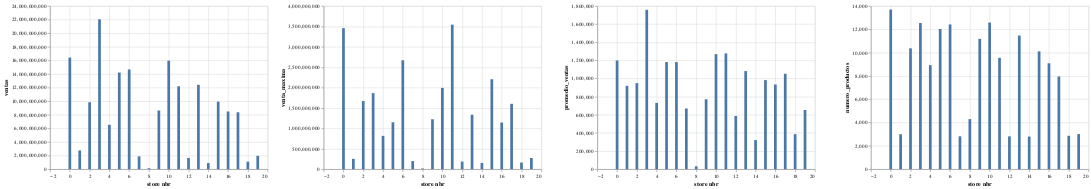

Notebook code cell kept with this figure:
### Code cell
alt.Chart(aux1).mark_bar().encode(
    x = alt.X("store_nbr",title= "store nbr"),
    y = alt.Y(alt.repeat("column"),type = "quantitative" )).repeat(column = ['ventas','venta_maxima','promedio_ventas','numero_productos'])

### Figure 1 — Vega-Lite specification as saved in the notebook (floating-point values rounded to 4 significant figures)
{"config": {"view": {"continuousWidth": 400, "continuousHeight": 300}}, "repeat": {"column": ["ventas", "venta_maxima", "promedio_ventas", "numero_productos"]}, "spec": {"data": {"name": "data-e2caafc474d6e209f6dc8901f946161e"}, "mark": "bar", "encoding": {"x": {"type": "quantitative", "field": "store_nbr", "title": "store nbr"}, "y": {"type": "quantitative", "field": {"repeat": "column"}}}}, "$schema": "https://vega.github.io/schema/vega-lite/v4.8.1.json", "datasets": {"data-e2caafc474d6e209f6dc8901f946161e": [{"store_nbr": 0, "ventas": 16418267518, "promedio_ventas": 1199000.0, "numero_productos": 13695, "venta_maxima": 3456864833, "qadim_total": 10397914}, {"store_nbr": 1, "ventas": 2758606898, "promedio_ventas": 919500.0, "numero_productos": 3000, "venta_maxima": 253721858, "qadim_total": 2307764}, {"store_nbr": 2, "ventas": 9839365575, "promedio_ventas": 949200.0, "numero_productos": 10366, "venta_maxima": 1670239384, "qadim_total": 6130267}, {"store_nbr": 3, "ventas": 22041054712, "promedio_ventas": 1758000.0, "numero_productos": 12538, "venta_maxima": 1864124874, "qadim_total": 13073037}, {"store_nbr": 4, "ventas": 6525964541, "promedio_ventas": 731000.0, "numero_productos": 8927, "venta_maxima": 816838159, "qadim_total": 4643232}, {"store_nbr": 5, "ventas": 14213615219, "promedio_ventas": 1182000.0, "numero_productos": 12027, "venta_maxima": 1149635274, "qadim_total": 8823629}, {"store_nbr": 6, "ventas": 14667332946, "promedio_ventas": 1181000.0, "numero_productos": 12416, "venta_maxima": 2669139921, "qadim_total": 7748287}, {"store_nbr": 7, "ventas": 1889048119, "promedio_ventas": 669400.0, "numero_productos": 2822, "venta_maxima": 198867934, "qadim_total": 1628675}, {"store_nbr": 8, "ventas": 136694827, "promedio_ventas": 31820.0, "numero_productos": 4296, "venta_maxima": 17507657, "qadim_total": 88906}, {"store_nbr": 9, "ventas": 8628709994, "promedio_ventas": 771700.0, "numero_productos": 11181, "venta_maxima": 1223976237, "qadim_total": 5033038}, {"store_nbr": 10, "ventas": 15956519833, "promedio_ventas": 1269000.0, "numero_productos": 12579, "venta_maxima": 1992699241, "qadim_total": 8412116}, {"store_nbr": 11, "ventas": 12196295877, "promedio_ventas": 1277000.0, "numero_productos": 9551, "venta_maxima": 3542187875, "qadim_total": 5930142}, {"store_nbr": 12, "ventas": 1650243864, "promedio_ventas": 586400.0, "numero_productos": 2814, "venta_maxima": 186652528, "qadim_total": 1334077}, {"store_nbr": 13, "ventas": 12408663821, "promedio_ventas": 1082000.0, "numero_productos": 11467, "venta_maxima": 1334203270, "qadim_total": 7604030}, {"store_nbr": 14, "ventas": 898311574, "promedio_ventas": 320900.0, "numero_productos": 2799, "venta_maxima": 153312254, "qadim_total": 863317}, {"store_nbr": 15, "ventas": 9935473194, "promedio_ventas": 982500.0, "numero_productos": 10112, "venta_maxima": 2204794353, "qadim_total": 5763505}, {"store_nbr": 16, "ventas": 8484774638, "promedio_ventas": 934000.0, "numero_productos": 9084, "venta_maxima": 1143359057, "qadim_total": 5676432}, {"store_nbr": 17, "ventas": 8367446284, "promedio_ventas": 1052000.0, "numero_productos": 7952, "venta_maxima": 1602351522, "qadim_total": 5386403}, {"store_nbr": 18, "ventas": 1105607935, "promedio_ventas": 386200.0, "numero_productos": 2863, "venta_maxima": 163824509, "qadim_total": 937588}, {"store_nbr": 19, "ventas": 1967311057, "promedio_ventas": 652900.0, "numero_productos": 3013, "venta_maxima": 274780730, "qadim_total": 1696304}]}}
